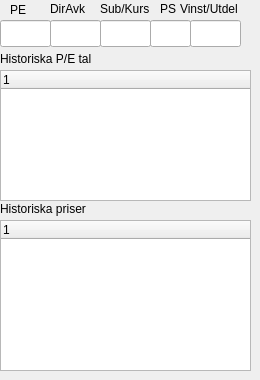
       <widget class="QWidget" name="tab_6">
        <attribute name="title">
         <string>FA1</string>
        </attribute>
        <widget class="QLabel" name="label_2">
         <property name="geometry">
          <rect>
           <x>10</x>
           <y>0</y>
           <width>21</width>
           <height>20</height>
          </rect>
         </property>
         <property name="font">
          <font>
           <pointsize>9</pointsize>
          </font>
         </property>
         <property name="text">
          <string>PE</string>
         </property>
        </widget>
        <widget class="QLabel" name="label_3">
         <property name="geometry">
          <rect>
           <x>160</x>
           <y>0</y>
           <width>16</width>
           <height>17</height>
          </rect>
         </property>
         <property name="font">
          <font>
           <pointsize>9</pointsize>
          </font>
         </property>
         <property name="text">
          <string>PS</string>
         </property>
        </widget>
        <widget class="QLabel" name="label_4">
         <property name="geometry">
          <rect>
           <x>180</x>
           <y>0</y>
           <width>71</width>
           <height>17</height>
          </rect>
         </property>
         <property name="font">
          <font>
           <pointsize>9</pointsize>
          </font>
         </property>
         <property name="text">
          <string>Vinst/Utdel</string>
         </property>
        </widget>
        <widget class="QLabel" name="label_5">
         <property name="geometry">
          <rect>
           <x>100</x>
           <y>0</y>
           <width>51</width>
           <height>17</height>
          </rect>
         </property>
         <property name="font">
          <font>
           <pointsize>9</pointsize>
          </font>
         </property>
         <property name="text">
          <string>Sub/Kurs</string>
         </property>
        </widget>
        <widget class="QLabel" name="label_6">
         <property name="geometry">
          <rect>
           <x>50</x>
           <y>0</y>
           <width>41</width>
           <height>17</height>
          </rect>
         </property>
         <property name="font">
          <font>
           <pointsize>9</pointsize>
          </font>
         </property>
         <property name="text">
          <string>DirAvk</string>
         </property>
        </widget>
        <widget class="QLineEdit" name="lineEditPE">
         <property name="geometry">
          <rect>
           <x>0</x>
           <y>20</y>
           <width>51</width>
           <height>27</height>
          </rect>
         </property>
         <property name="font">
          <font>
           <pointsize>9</pointsize>
          </font>
         </property>
        </widget>
        <widget class="QLineEdit" name="lineEditPs">
         <property name="geometry">
          <rect>
           <x>150</x>
           <y>20</y>
           <width>41</width>
           <height>27</height>
          </rect>
         </property>
         <property name="font">
          <font>
           <pointsize>9</pointsize>
          </font>
         </property>
        </widget>
        <widget class="QLineEdit" name="lineEditEarningsDivByDividend">
         <property name="geometry">
          <rect>
           <x>190</x>
           <y>20</y>
           <width>51</width>
           <height>27</height>
          </rect>
         </property>
         <property name="font">
          <font>
           <pointsize>9</pointsize>
          </font>
         </property>
        </widget>
        <widget class="QLineEdit" name="lineEditNavDivLastStockPrice">
         <property name="geometry">
          <rect>
           <x>100</x>
           <y>20</y>
           <width>51</width>
           <height>27</height>
          </rect>
         </property>
         <property name="font">
          <font>
           <pointsize>9</pointsize>
          </font>
         </property>
        </widget>
        <widget class="QLineEdit" name="lineEditYield">
         <property name="geometry">
          <rect>
           <x>50</x>
           <y>20</y>
           <width>51</width>
           <height>27</height>
          </rect>
         </property>
         <property name="font">
          <font>
           <pointsize>9</pointsize>
          </font>
         </property>
        </widget>
        <widget class="QLabel" name="label_17">
         <property name="geometry">
          <rect>
           <x>0</x>
           <y>50</y>
           <width>101</width>
           <height>17</height>
          </rect>
         </property>
         <property name="font">
          <font>
           <pointsize>9</pointsize>
          </font>
         </property>
         <property name="text">
          <string>Historiska P/E tal</string>
         </property>
        </widget>
        <widget class="QLabel" name="label_16">
         <property name="geometry">
          <rect>
           <x>0</x>
           <y>200</y>
           <width>181</width>
           <height>17</height>
          </rect>
         </property>
         <property name="font">
          <font>
           <pointsize>9</pointsize>
          </font>
         </property>
         <property name="text">
          <string>Historiska priser</string>
         </property>
        </widget>
        <widget class="QTreeWidget" name="treeWidget_5">
         <property name="geometry">
          <rect>
           <x>0</x>
           <y>220</y>
           <width>251</width>
           <height>151</height>
          </rect>
         </property>
         <property name="font">
          <font>
           <pointsize>9</pointsize>
          </font>
         </property>
         <column>
          <property name="text">
           <string notr="true">1</string>
          </property>
         </column>
        </widget>
        <widget class="QTreeWidget" name="treeWidget_6">
         <property name="geometry">
          <rect>
           <x>0</x>
           <y>70</y>
           <width>251</width>
           <height>131</height>
          </rect>
         </property>
         <property name="font">
          <font>
           <pointsize>9</pointsize>
          </font>
         </property>
         <column>
          <property name="text">
           <string notr="true">1</string>
          </property>
         </column>
        </widget>
       </widget>
